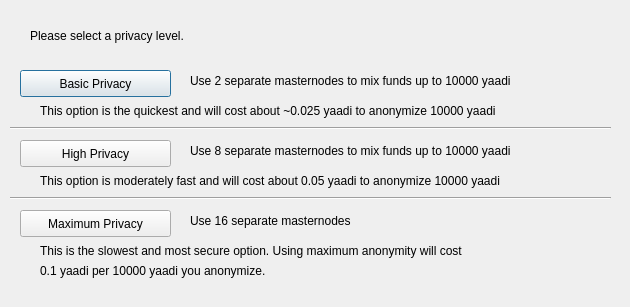
<?xml version="1.0" encoding="UTF-8"?>
<ui version="4.0">
 <class>ObfuscationConfig</class>
 <widget class="QDialog" name="ObfuscationConfig">
  <property name="geometry">
   <rect>
    <x>0</x>
    <y>0</y>
    <width>630</width>
    <height>307</height>
   </rect>
  </property>
  <property name="windowTitle">
   <string>Configure Obfuscation</string>
  </property>
  <widget class="QPushButton" name="buttonBasic">
   <property name="geometry">
    <rect>
     <x>20</x>
     <y>70</y>
     <width>151</width>
     <height>27</height>
    </rect>
   </property>
   <property name="text">
    <string>Basic Privacy</string>
   </property>
  </widget>
  <widget class="QPushButton" name="buttonHigh">
   <property name="geometry">
    <rect>
     <x>20</x>
     <y>140</y>
     <width>151</width>
     <height>27</height>
    </rect>
   </property>
   <property name="text">
    <string>High Privacy</string>
   </property>
  </widget>
  <widget class="QPushButton" name="buttonMax">
   <property name="geometry">
    <rect>
     <x>20</x>
     <y>210</y>
     <width>151</width>
     <height>27</height>
    </rect>
   </property>
   <property name="text">
    <string>Maximum Privacy</string>
   </property>
  </widget>
  <widget class="QLabel" name="label">
   <property name="geometry">
    <rect>
     <x>30</x>
     <y>20</y>
     <width>571</width>
     <height>31</height>
    </rect>
   </property>
   <property name="text">
    <string>Please select a privacy level.</string>
   </property>
  </widget>
  <widget class="QLabel" name="label_2">
   <property name="geometry">
    <rect>
     <x>190</x>
     <y>70</y>
     <width>421</width>
     <height>21</height>
    </rect>
   </property>
   <property name="text">
    <string>Use 2 separate masternodes to mix funds up to 10000 yaadi</string>
   </property>
  </widget>
  <widget class="QLabel" name="label_3">
   <property name="geometry">
    <rect>
     <x>190</x>
     <y>140</y>
     <width>411</width>
     <height>21</height>
    </rect>
   </property>
   <property name="text">
    <string>Use 8 separate masternodes to mix funds up to 10000 yaadi</string>
   </property>
  </widget>
  <widget class="QLabel" name="label_4">
   <property name="geometry">
    <rect>
     <x>190</x>
     <y>210</y>
     <width>421</width>
     <height>21</height>
    </rect>
   </property>
   <property name="text">
    <string>Use 16 separate masternodes</string>
   </property>
  </widget>
  <widget class="QLabel" name="label_6">
   <property name="geometry">
    <rect>
     <x>40</x>
     <y>100</y>
     <width>561</width>
     <height>21</height>
    </rect>
   </property>
   <property name="text">
    <string>This option is the quickest and will cost about ~0.025 yaadi to anonymize 10000 yaadi</string>
   </property>
  </widget>
  <widget class="QLabel" name="label_7">
   <property name="geometry">
    <rect>
     <x>40</x>
     <y>170</y>
     <width>561</width>
     <height>21</height>
    </rect>
   </property>
   <property name="text">
    <string>This option is moderately fast and will cost about 0.05 yaadi to anonymize 10000 yaadi</string>
   </property>
  </widget>
  <widget class="QLabel" name="label_8">
   <property name="geometry">
    <rect>
     <x>40</x>
     <y>240</y>
     <width>561</width>
     <height>21</height>
    </rect>
   </property>
   <property name="text">
    <string>This is the slowest and most secure option. Using maximum anonymity will cost</string>
   </property>
  </widget>
  <widget class="QLabel" name="label_9">
   <property name="geometry">
    <rect>
     <x>40</x>
     <y>260</y>
     <width>561</width>
     <height>21</height>
    </rect>
   </property>
   <property name="text">
    <string>0.1 yaadi per 10000 yaadi you anonymize.</string>
   </property>
  </widget>
  <widget class="Line" name="line">
   <property name="geometry">
    <rect>
     <x>10</x>
     <y>120</y>
     <width>601</width>
     <height>16</height>
    </rect>
   </property>
   <property name="orientation">
    <enum>Qt::Horizontal</enum>
   </property>
  </widget>
  <widget class="Line" name="line_2">
   <property name="geometry">
    <rect>
     <x>10</x>
     <y>190</y>
     <width>601</width>
     <height>16</height>
    </rect>
   </property>
   <property name="orientation">
    <enum>Qt::Horizontal</enum>
   </property>
  </widget>
 </widget>
 <resources/>
 <connections/>
</ui>
